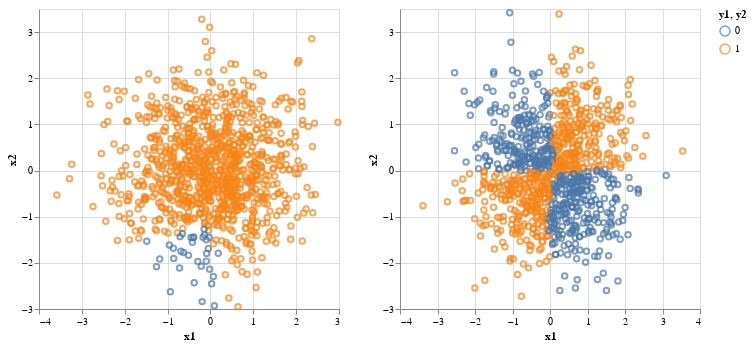

The cell this chart's notebook holds for it:
### Code cell
vis(data, ['y1','y2'])

### Figure 1 — Vega-Lite specification as saved in the notebook (floating-point values rounded to 4 significant figures; data arrays with more than 128 entries replaced by an {"elided": "..."} marker saying what was removed)
{"config": {"view": {"continuousWidth": 300, "continuousHeight": 300}}, "hconcat": [{"data": {"name": "data-22744ae580eff1553b0bd2f18ddef37a"}, "mark": {"type": "point"}, "encoding": {"color": {"field": "y1", "type": "nominal"}, "x": {"field": "x1", "type": "quantitative"}, "y": {"field": "x2", "type": "quantitative"}}}, {"data": {"name": "data-a7b1c2c39cd78ad7c559a2a5fed64497"}, "mark": {"type": "point"}, "encoding": {"color": {"field": "y2", "type": "nominal"}, "x": {"field": "x1", "type": "quantitative"}, "y": {"field": "x2", "type": "quantitative"}}}], "$schema": "https://vega.github.io/schema/vega-lite/v5.20.1.json", "datasets": {"data-22744ae580eff1553b0bd2f18ddef37a": {"elided": "1000 records"}, "data-a7b1c2c39cd78ad7c559a2a5fed64497": {"elided": "1000 records"}}}
